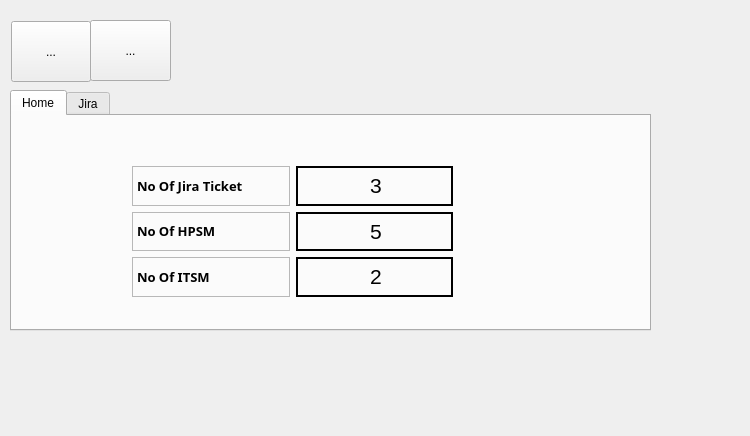
<?xml version="1.0" encoding="UTF-8"?>
<ui version="4.0">
 <class>Dialog</class>
 <widget class="QDialog" name="Dialog">
  <property name="geometry">
   <rect>
    <x>0</x>
    <y>0</y>
    <width>750</width>
    <height>436</height>
   </rect>
  </property>
  <property name="windowTitle">
   <string>JPMC Shelden</string>
  </property>
  <widget class="QTabWidget" name="mainTabWidget">
   <property name="geometry">
    <rect>
     <x>10</x>
     <y>90</y>
     <width>641</width>
     <height>241</height>
    </rect>
   </property>
   <property name="currentIndex">
    <number>0</number>
   </property>
   <property name="iconSize">
    <size>
     <width>40</width>
     <height>40</height>
    </size>
   </property>
   <widget class="QWidget" name="tab">
    <attribute name="icon">
     <iconset>
      <normaloff>../../.designer/backup/Myicons/home button.png</normaloff>../../.designer/backup/Myicons/home button.png</iconset>
    </attribute>
    <attribute name="title">
     <string>Home</string>
    </attribute>
    <widget class="QWidget" name="layoutWidget">
     <property name="geometry">
      <rect>
       <x>120</x>
       <y>50</y>
       <width>321</width>
       <height>131</height>
      </rect>
     </property>
     <layout class="QGridLayout" name="gridLayout">
      <item row="0" column="0">
       <widget class="QLabel" name="jiraLabel">
        <property name="font">
         <font>
          <family>Segoe UI Black</family>
          <pointsize>10</pointsize>
          <weight>75</weight>
          <bold>true</bold>
         </font>
        </property>
        <property name="frameShape">
         <enum>QFrame::StyledPanel</enum>
        </property>
        <property name="frameShadow">
         <enum>QFrame::Sunken</enum>
        </property>
        <property name="text">
         <string>No Of Jira Ticket</string>
        </property>
        <property name="textFormat">
         <enum>Qt::RichText</enum>
        </property>
       </widget>
      </item>
      <item row="0" column="1">
       <widget class="QLabel" name="jiraCountLabel">
        <property name="frameShape">
         <enum>QFrame::WinPanel</enum>
        </property>
        <property name="text">
         <string>&lt;html&gt;&lt;head/&gt;&lt;body&gt;&lt;p align=&quot;center&quot;&gt;&lt;span style=&quot; font-size:16pt;&quot;&gt;3&lt;/span&gt;&lt;/p&gt;&lt;/body&gt;&lt;/html&gt;</string>
        </property>
       </widget>
      </item>
      <item row="1" column="0">
       <widget class="QLabel" name="hpsmLabel">
        <property name="font">
         <font>
          <family>Segoe UI Black</family>
          <pointsize>10</pointsize>
          <weight>75</weight>
          <bold>true</bold>
         </font>
        </property>
        <property name="frameShape">
         <enum>QFrame::StyledPanel</enum>
        </property>
        <property name="frameShadow">
         <enum>QFrame::Sunken</enum>
        </property>
        <property name="text">
         <string>No Of HPSM</string>
        </property>
        <property name="textFormat">
         <enum>Qt::RichText</enum>
        </property>
       </widget>
      </item>
      <item row="1" column="1">
       <widget class="QLabel" name="jiraCountLabel_2">
        <property name="frameShape">
         <enum>QFrame::WinPanel</enum>
        </property>
        <property name="text">
         <string>&lt;html&gt;&lt;head/&gt;&lt;body&gt;&lt;p align=&quot;center&quot;&gt;&lt;span style=&quot; font-size:16pt;&quot;&gt;5&lt;/span&gt;&lt;/p&gt;&lt;/body&gt;&lt;/html&gt;</string>
        </property>
       </widget>
      </item>
      <item row="2" column="0">
       <widget class="QLabel" name="itsmLabel">
        <property name="font">
         <font>
          <family>Segoe UI Black</family>
          <pointsize>10</pointsize>
          <weight>75</weight>
          <bold>true</bold>
         </font>
        </property>
        <property name="frameShape">
         <enum>QFrame::StyledPanel</enum>
        </property>
        <property name="frameShadow">
         <enum>QFrame::Sunken</enum>
        </property>
        <property name="text">
         <string>No Of ITSM</string>
        </property>
        <property name="textFormat">
         <enum>Qt::RichText</enum>
        </property>
       </widget>
      </item>
      <item row="2" column="1">
       <widget class="QLabel" name="jiraCountLabel_3">
        <property name="frameShape">
         <enum>QFrame::WinPanel</enum>
        </property>
        <property name="text">
         <string>&lt;html&gt;&lt;head/&gt;&lt;body&gt;&lt;p align=&quot;center&quot;&gt;&lt;span style=&quot; font-size:16pt;&quot;&gt;2&lt;/span&gt;&lt;/p&gt;&lt;/body&gt;&lt;/html&gt;</string>
        </property>
       </widget>
      </item>
     </layout>
    </widget>
   </widget>
   <widget class="QWidget" name="tab_2">
    <attribute name="icon">
     <iconset>
      <normaloff>../../.designer/backup/Myicons/Jira Button.png</normaloff>../../.designer/backup/Myicons/Jira Button.png</iconset>
    </attribute>
    <attribute name="title">
     <string>Jira</string>
    </attribute>
    <widget class="QPushButton" name="updateButton">
     <property name="geometry">
      <rect>
       <x>310</x>
       <y>160</y>
       <width>101</width>
       <height>23</height>
      </rect>
     </property>
     <property name="font">
      <font>
       <family>Calibri</family>
       <pointsize>10</pointsize>
      </font>
     </property>
     <property name="text">
      <string>Update Ticket</string>
     </property>
    </widget>
    <widget class="QPushButton" name="closeButton">
     <property name="geometry">
      <rect>
       <x>420</x>
       <y>160</y>
       <width>91</width>
       <height>23</height>
      </rect>
     </property>
     <property name="text">
      <string>Close Ticket</string>
     </property>
    </widget>
    <widget class="QPushButton" name="openButton">
     <property name="geometry">
      <rect>
       <x>520</x>
       <y>160</y>
       <width>101</width>
       <height>23</height>
      </rect>
     </property>
     <property name="text">
      <string>Open In Browser</string>
     </property>
    </widget>
    <widget class="QTableWidget" name="tableWidget">
     <property name="geometry">
      <rect>
       <x>0</x>
       <y>0</y>
       <width>631</width>
       <height>151</height>
      </rect>
     </property>
     <property name="autoScrollMargin">
      <number>20</number>
     </property>
     <property name="sortingEnabled">
      <bool>false</bool>
     </property>
     <property name="rowCount">
      <number>10</number>
     </property>
     <property name="columnCount">
      <number>4</number>
     </property>
     <attribute name="horizontalHeaderDefaultSectionSize">
      <number>100</number>
     </attribute>
     <attribute name="horizontalHeaderMinimumSectionSize">
      <number>40</number>
     </attribute>
     <attribute name="horizontalHeaderStretchLastSection">
      <bool>true</bool>
     </attribute>
     <row/>
     <row/>
     <row/>
     <row/>
     <row/>
     <row/>
     <row/>
     <row/>
     <row/>
     <row/>
     <column>
      <property name="text">
       <string>Ticket Number</string>
      </property>
      <property name="background">
       <color>
        <red>255</red>
        <green>170</green>
        <blue>0</blue>
       </color>
      </property>
     </column>
     <column>
      <property name="text">
       <string>Ticket Description </string>
      </property>
      <property name="background">
       <color>
        <red>255</red>
        <green>170</green>
        <blue>0</blue>
       </color>
      </property>
     </column>
     <column>
      <property name="text">
       <string>Priority</string>
      </property>
      <property name="background">
       <color>
        <red>255</red>
        <green>170</green>
        <blue>0</blue>
       </color>
      </property>
     </column>
     <column>
      <property name="text">
       <string>Age</string>
      </property>
      <property name="background">
       <color>
        <red>255</red>
        <green>170</green>
        <blue>0</blue>
       </color>
      </property>
     </column>
    </widget>
   </widget>
  </widget>
  <widget class="QToolButton" name="toolButton">
   <property name="geometry">
    <rect>
     <x>11</x>
     <y>21</y>
     <width>80</width>
     <height>61</height>
    </rect>
   </property>
   <property name="text">
    <string>...</string>
   </property>
   <property name="icon">
    <iconset>
     <normaloff>../../.designer/backup/Myicons/file icon.png</normaloff>../../.designer/backup/Myicons/file icon.png</iconset>
   </property>
   <property name="iconSize">
    <size>
     <width>50</width>
     <height>50</height>
    </size>
   </property>
  </widget>
  <widget class="QToolButton" name="toolButton_2">
   <property name="geometry">
    <rect>
     <x>90</x>
     <y>20</y>
     <width>81</width>
     <height>61</height>
    </rect>
   </property>
   <property name="text">
    <string>...</string>
   </property>
   <property name="icon">
    <iconset>
     <normaloff>../../.designer/backup/Myicons/setting.png</normaloff>../../.designer/backup/Myicons/setting.png</iconset>
   </property>
   <property name="iconSize">
    <size>
     <width>50</width>
     <height>50</height>
    </size>
   </property>
  </widget>
 </widget>
 <resources/>
 <connections/>
</ui>
